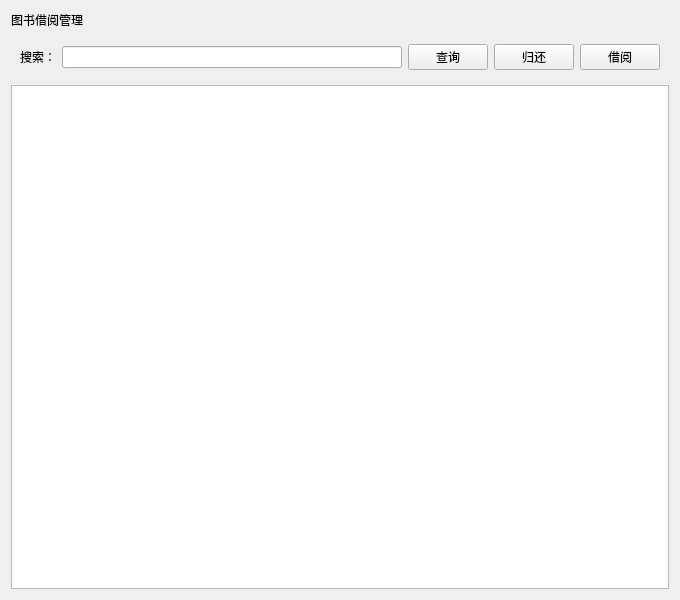
<?xml version="1.0" encoding="UTF-8"?>
<ui version="4.0">
 <class>Cell_BookLending</class>
 <widget class="QWidget" name="Cell_BookLending">
  <property name="geometry">
   <rect>
    <x>0</x>
    <y>0</y>
    <width>680</width>
    <height>600</height>
   </rect>
  </property>
  <property name="windowTitle">
   <string>Form</string>
  </property>
  <layout class="QGridLayout" name="gridLayout">
   <item row="1" column="0">
    <widget class="QWidget" name="widget" native="true">
     <layout class="QHBoxLayout" name="horizontalLayout">
      <item>
       <widget class="QLabel" name="label_2">
        <property name="text">
         <string>搜索：</string>
        </property>
       </widget>
      </item>
      <item>
       <widget class="QLineEdit" name="lineEdit"/>
      </item>
      <item>
       <widget class="QPushButton" name="pushButton">
        <property name="text">
         <string>查询</string>
        </property>
       </widget>
      </item>
      <item>
       <widget class="QPushButton" name="pushButton_2">
        <property name="text">
         <string>归还</string>
        </property>
       </widget>
      </item>
      <item>
       <widget class="QPushButton" name="pushButton_3">
        <property name="text">
         <string>借阅</string>
        </property>
       </widget>
      </item>
     </layout>
    </widget>
   </item>
   <item row="0" column="0">
    <widget class="QLabel" name="label">
     <property name="text">
      <string>图书借阅管理</string>
     </property>
    </widget>
   </item>
   <item row="2" column="0">
    <widget class="QTableView" name="tableView"/>
   </item>
  </layout>
 </widget>
 <resources/>
 <connections/>
</ui>
